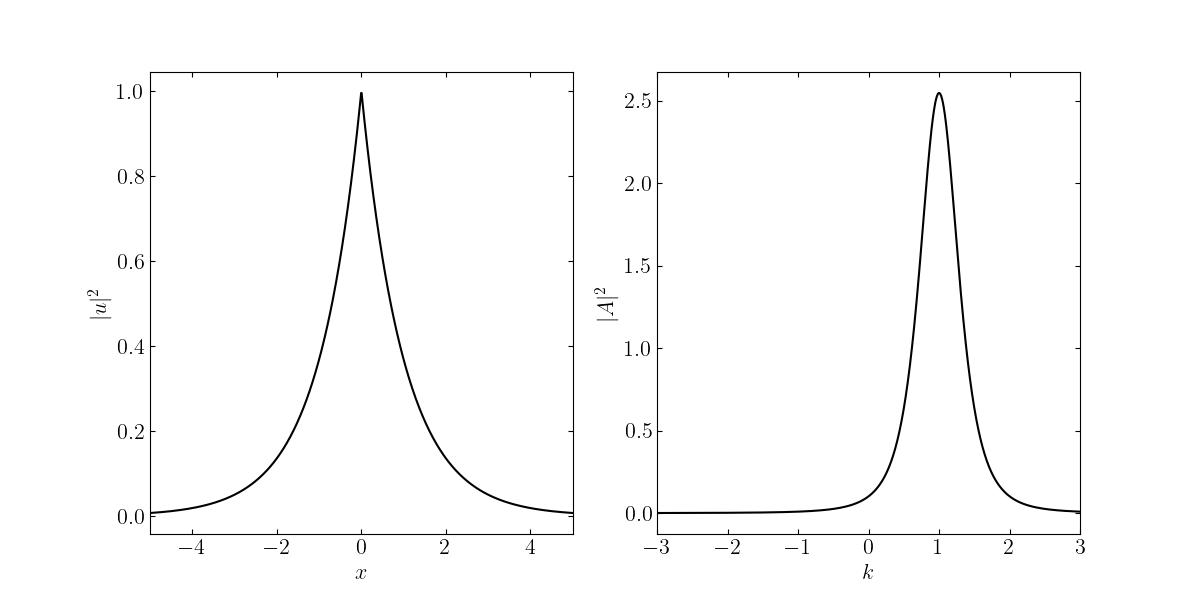

Source code (Python):
import matplotlib.pyplot as plt
import ptrace as pt
import numpy as np


N = 1
alpha = 1
k0 = alpha
Nx = 1000
x = np.linspace(-5, 5, Nx)
k = np.linspace(-3, 3, Nx)

u2 = N * np.exp(-alpha * abs(x))
A2 = 8 / np.pi * 1 / (4 * (k - k0) ** 2 + 1) ** 2

pt.mpl(tex=True)

fig, axes = plt.subplots(1, 2, figsize=(12, 6))
fig.subplots_adjust(hspace=0.1)

axes[0].plot(x, u2, "-k")
axes[1].plot(k, A2, "-k")

axes[0].set_xlim(x[0], x[-1])
axes[0].set_xlabel("$x$")
axes[0].set_ylabel("$|u|^2$")
axes[1].set_xlim(k[0], k[-1])
axes[1].set_xlabel("$k$")
axes[1].set_ylabel("$|A|^2$")
for (j, ax) in enumerate(axes):
    ax.tick_params(**pt.params)

fig.savefig("p1.png")
